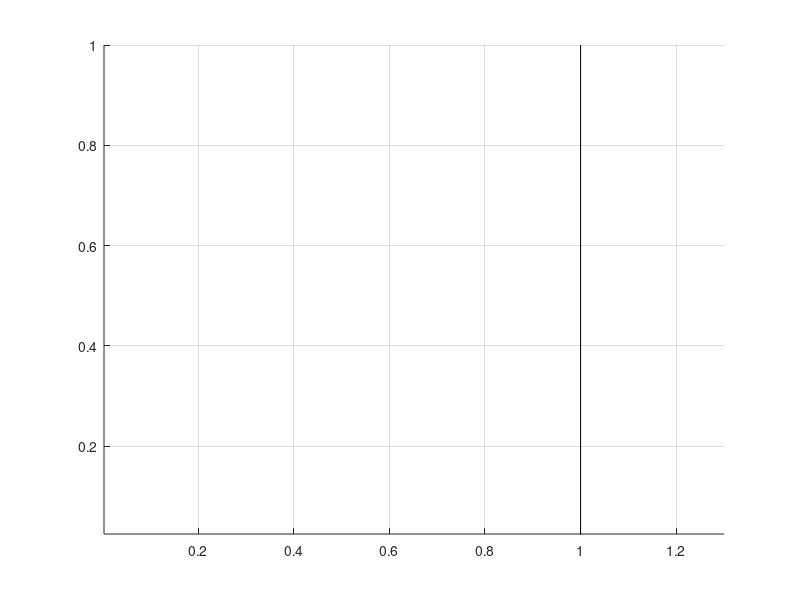

Recreate this plot in MATLAB. (Note: this script raises an error after producing the figure.)
 lgd = []; handels = []; aps = []

    
    resultfolder = '/esat/kochab/mmathias/CalTechEvaluation_3.0.0/data-INRIA/res/Ours-wip';
    basefolder ='/users/visics/mmathias/devel/doppia/src/applications/objects_detection/warp/INRIA';
    
    
     %%%%%%%%%%%%%%%%% Which Feature Pool
    h = figure(223); hold on; grid;
    lims=[3e-3 1e0+0.3 .025 1];
    axis( lims ); lgdLoc='sw'; plot([1 1],[eps 1],'-k','HandleVisibility','off');
        text(0.14,0.75,'INRIA', 'Color', colors{16}, 'FontSize',20, 'FontWeight', 'bold');
        text(0.14,0.6,'Scale 1 models', 'Color', colors{16}, 'FontSize',18, 'FontWeight', 'bold');
        %text(0.2,0.6,'Octave 0', 'Color', colors{6}, 'FontSize',18, 'FontWeight', 'bold');
    set(gca,'XScale','log','YScale','log','YTick',[0 .05 .1:.1:1]);
    set(gca,'XMinorGrid','off','XMinorTic','off');
    set(gca,'YMinorGrid','off','YMinorTic','off');
    fnt={ 'FontSize',12 };
    xlabel('false positives per image',fnt{:});
    ylabel('miss rate',fnt{:});


    str='';
    if(~isempty(str)), title(['ROC for ' str],fnt{:}); end
    %colors = varycolor(numel(names));
    %set(gcf, 'DefaultAxesColorOrder', colors);

   
    names = {'random','gradientMirroredCopy' ,'HOG-like' ,'HOG-multiScale-crisp', 'justTheBest', 'allFeatures', 'symmetricPlusPlus'};
    plotNames = {'Random 30k', 'RandomSymmetric 30k', 'SquaresChnFtrs 8x8', 'SquaresChnFtrs All', 'Random++', 'AllFeatures', 'RandomSymmetric++'};
plot_colors = { colors{5}, colors{6},colors{4}, colors{3},colors{5},colors{2},colors{6},colors{8}}

    for i=1:numel(names)
        [aps{end+1}, lgd{end+1}, handels(i)] =  addCurve(h, plot_colors{i}, names(i), plotNames(i), basefolder, resultfolder);
        if strcmp(names{i}, 'justTheBest') || strcmp(names{i}, 'symmetricPlusPlus') 
            set(handels(i), 'LineStyle', '--');
        end
    end
    HOGmat = load('/users/visics/mmathias/devel/doppia/src/applications/objects_detection/warp/INRIA/HOG.mat');
    handels(end+1) = plot(HOGmat.xy(:,1),HOGmat.xy(:,2), 'Color', 'k', 'linewidth', 3);
    ap = getCurveQuality(HOGmat.xy(:,1)',HOGmat.xy(:,2)')*100;
    lgd{end+1} = sprintf('HOG (%.2f %%)', ap);
    aps{end+1} = sprintf('%.2f',ap);
    
    
    
    
    [dummy, order] = sort(aps);
    order = order(end:-1:1)
    
    h_legend = legend(handels(order), lgd(order), 'Location','SouthWest');
    set(h_legend,'FontSize',15);
    set(h_legend,'Interpreter','none');
                  set(h, 'renderer', 'painters');